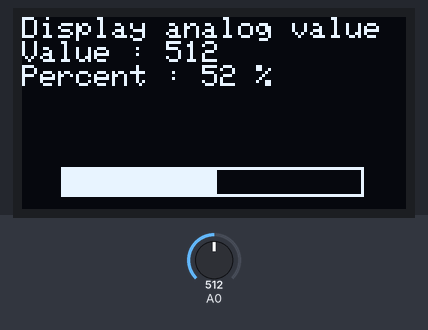
A sketch run on a simulated Arduino Uno, built with avr-gcc and run on an emulated ATmega328P. On the bench: 128×64 one-colour display. Inputs (shaded band) come from the test bench; at power-on: A0 = 512.

Above: at 1.2 s.
1.3 s: A0 set to 716
At 2.0 s:
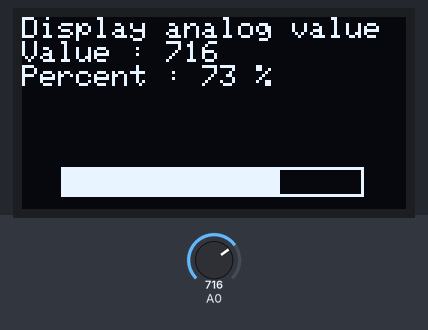
2.8 s: A0 set to 900
At 4.0 s:
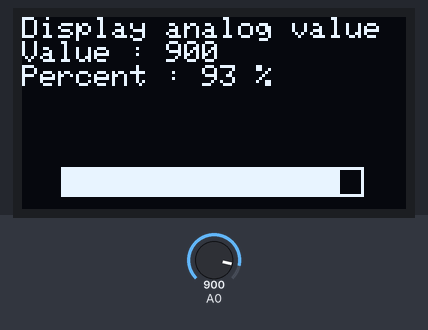
4.3 s: A0 set to 1023
At 5.5 s:
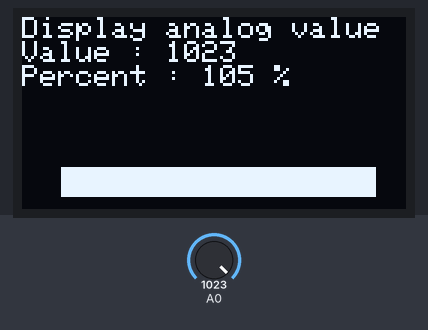
Timing chart, 0 to 7.3 s (numbered marks = the images above; inputs shaded):
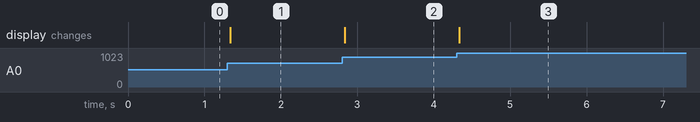

Measured:
- after the input at 1.3 s, the display: changes at once (image 1)
- after the input at 2.8 s, the display: changes at once (image 2)
- after the input at 4.3 s, the display: changes at once (image 3)

The sketch:

L08-OLED_Analog.ino
```cpp
#include <Wire.h>
#include <Adafruit_SSD1306.h>
#include <Adafruit_GFX.h>

#define OLED_RESET  -1
Adafruit_SSD1306 display(OLED_RESET);

void setup() {
  pinMode(A0,INPUT);
  display.begin(SSD1306_SWITCHCAPVCC);
  display.clearDisplay();
  display.setTextSize(1);
  display.setTextColor(WHITE);
}

void loop() {
  int value,percentValue;
  value = analogRead(A0);
  percentValue = map(value,7,967,0,100);
  display.setCursor(0, 0);
  display.println("Display analog value");
  display.print("Value : ");
  display.println(value);
  display.print("Percent : ");
  display.print(percentValue);
  display.print(" %");
  display.drawRect(13,50,101,10,WHITE);
  display.fillRect(13,50,percentValue,10,WHITE);
  display.display();
  display.clearDisplay();
}
```
